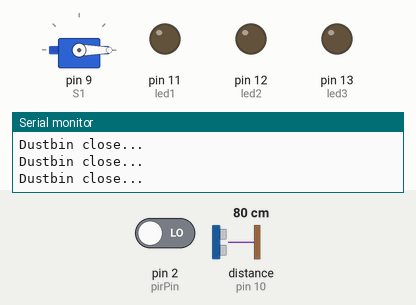
The sketch below on a simulated Arduino Uno, built with avr-gcc and run on an emulated ATmega328P. Shown: servo, output pins drawn as LEDs (lit = HIGH), the last lines printed to the serial monitor. Wiring (inferred from the names in the program): ultrasonic range finder: trigger pin 8; echo pin 10. Inputs (shaded band) come from the test bench; at power-on: distance to the obstacle (sensor on pin 10) 80 cm, pin 2 (pirPin) LOW. The echo pulse lasts 58.3 µs per cm; the modem accepts every AT command (registered, SIM ready, sends succeed) and sends nothing else; pins used as bus, display or sensor lines are not drawn.

Above: at 1.7 s.
1.8 s: distance to the obstacle (sensor on pin 10) set to 34 cm
4.8 s: distance to the obstacle (sensor on pin 10) set to 30 cm
At 6.0 s:
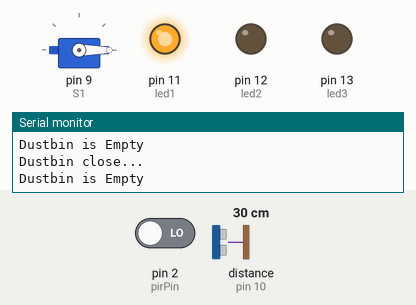
6.3 s: distance to the obstacle (sensor on pin 10) set to 18 cm
9.3 s: distance to the obstacle (sensor on pin 10) set to 14 cm
At 10.5 s:
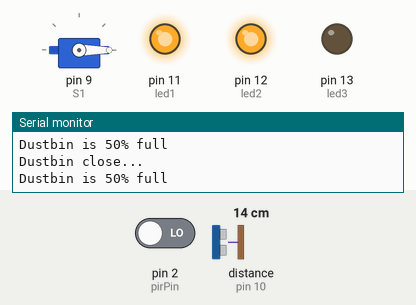
10.8 s: distance to the obstacle (sensor on pin 10) set to 8 cm
13.8 s: distance to the obstacle (sensor on pin 10) set to 5 cm
At 14.6 s:
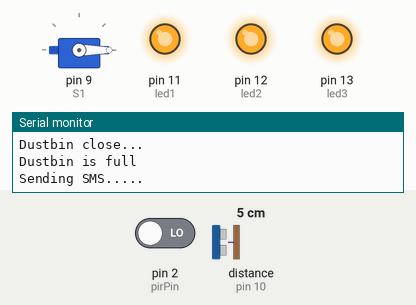
Timing chart, 0 to 16.3 s (numbered marks = the images above; inputs shaded):
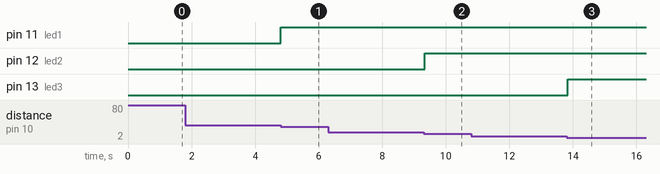

The sketch:

Intelligent_Dustbin_Code__1_.ino
```cpp
#include "SoftwareSerial.h"
#include<Servo.h>

Servo S1;

int pirPin = 2;         //Define pir pin
int pirStat = 0;

const int EchoPin = 10;   //Define ultrasonic pin
const int TrigPin = 8;

int led1 = 11;      // Define leds
int led2 = 12;
int led3 = 13;

SoftwareSerial mySerial(7,6);

bool once = false;

void setup()
{
  S1.attach(9);

  pinMode(TrigPin, OUTPUT);
  pinMode(EchoPin, INPUT);

  pinMode(led1, OUTPUT);
  pinMode(led2, OUTPUT);
  pinMode(led3, OUTPUT);

  mySerial.begin(9600);
  Serial.begin(9600);
  Serial.println("Initializing...");
  delay(500);

  mySerial.println("AT");                 // Sends an ATTENTION command, reply should be OK
  maincode();
  mySerial.println("AT+CMGF=1");          // Configuration for sending SMS
  maincode();
  mySerial.println("AT+CNMI=1,2,0,0,0");  // Configuration for receiving SMS
  maincode();
}
long Duration, Distance;

void loop()
{
  maincode();

}

void maincode()
{

 pirStat = digitalRead(pirPin);
 if (pirStat == HIGH) {              //Human detection
  S1.attach(9);
  Serial.println("Human Detected, Dustbin open...");
  S1.write(0);
 }
 if(pirStat == LOW)
 {
  S1.write(500);
  Serial.println("Dustbin close...");
 }

   //Ultrasonic value measuring
  digitalWrite(TrigPin, LOW);
  delayMicroseconds(2);
  digitalWrite(TrigPin, HIGH);
  delayMicroseconds(5);
  digitalWrite(TrigPin, LOW);
  Duration = pulseIn(EchoPin, HIGH);
  Distance = ((Duration*0.034)/2);


  if ( Distance>=0 && Distance <= 5){

      digitalWrite(led1, HIGH);
      digitalWrite(led2, HIGH);
      digitalWrite(led3, HIGH);
      Serial.println("Dustbin is full");
      // Sending SMS
      if (once == false)
      {
      Serial.println("Sending SMS.....");
      sendSMS();
      Serial.println("SMS sent....");
      once = true;
      }

   }

   if(Distance>6 && Distance <=15){

      digitalWrite(led1, HIGH);
      digitalWrite(led2, HIGH);
      digitalWrite(led3, LOW);
      Serial.println("Dustbin is 50% full");

  }

   if(Distance>15 && Distance <=30){
      digitalWrite(led1, HIGH);
      digitalWrite(led2, LOW);
      digitalWrite(led3, LOW);
      Serial.println("Dustbin is Empty");

  }

}

  void sendSMS(){ //SMS sending function
  S1.detach();
  mySerial.println("AT+CMGF=1");
  delay(500);

  mySerial.println("AT+CMGS=\"01793192906\"\r"); // Number where SMS will send

  delay(500);
  mySerial.print("Dustbin is full!");
  delay(500);
  mySerial.write(26);
  S1.attach(9);
  }
```

Measured:
- the behaviour switches between 32 and 31 cm on distance to the obstacle (sensor on pin 10) (found by bisection; images 0 and 1)
- the behaviour switches between 17 and 16 cm on distance to the obstacle (sensor on pin 10) (found by bisection; images 1 and 2)
- the behaviour switches between 7 and 6 cm on distance to the obstacle (sensor on pin 10) (found by bisection; images 2 and 3)
- after the input at 4.8 s, pin 11 (led1): LOW → HIGH at once
- after the input at 9.3 s, pin 12 (led2): LOW → HIGH at once
- after the input at 13.8 s, pin 13 (led3): LOW → HIGH at once
